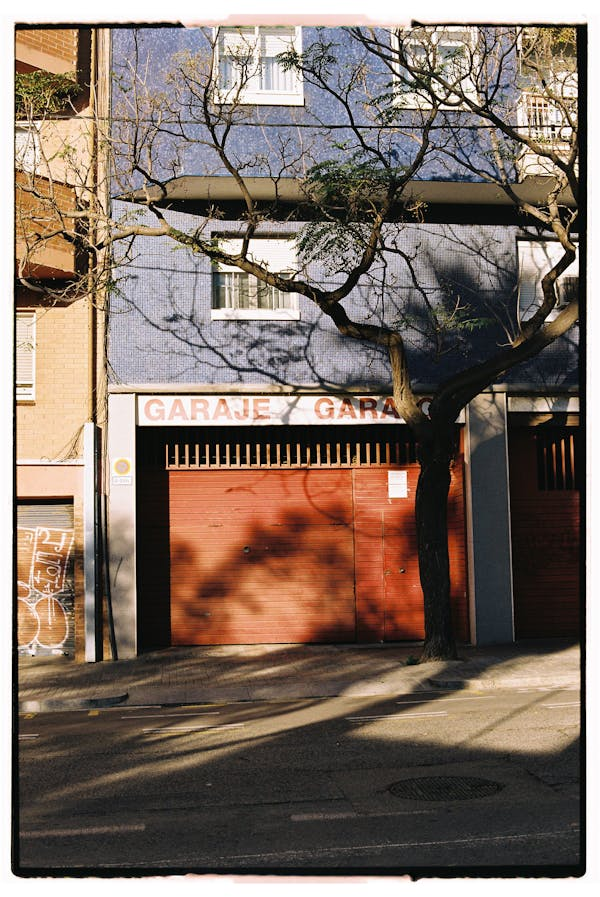
#> input picture images/original_images/garaz.png, 600 x 897 px; its folder holds only this picture in this run
$ python chi_square_test.py
#> lines starting #> are read from the running program, lines starting #| are printed output that depends on the picture
import os
import cv2
import numpy as np
from scipy.stats import chi2_contingency
import matplotlib.pyplot as plt

def perform_chi_square_test(original_image, stego_image, num_bins=256):
    original_hist, bins = np.histogram(original_image.flatten(), bins=256, range=[0, 256])
    stego_hist, _ = np.histogram(stego_image.flatten(), bins=256, range=[0, 256])

    original_hist_corrected = original_hist + 0.5
    stego_hist_corrected = stego_hist + 0.5

    chi2, p, _, _ = chi2_contingency([original_hist_corrected, stego_hist_corrected], correction=False)
    return chi2, p

def plot_difference_histograms(original_image, stego_images, methods, img_name):
    save_dir = os.path.join(images_dir, "chi_square_histograms", img_name)
    os.makedirs(save_dir, exist_ok=True)

    fig, axes = plt.subplots(1, len(methods), figsize=(12, 4))
    if len(methods) == 1:
        axes = [axes]

    for ax, method, stego_image in zip(axes, methods, stego_images):
        diff_image = (original_image.astype(np.int16) - stego_image.astype(np.int16))
        ax.hist(diff_image.flatten(), bins=512, range=[-5, 5], color='r', alpha=0.7)
        ax.set_title(f'Difference Histogram ({method})')
        ax.set_xlabel('Pixel Intensity Difference')
        ax.set_ylabel('Frequency')

    hist_filename = os.path.join(save_dir, f"{img_name}_combined_difference_histograms.png")
    plt.tight_layout()
    plt.savefig(hist_filename)
    plt.close()

def detect_stego_changes_9(original_image, stego_images, methods, img_name):

    for method, stego_image in zip(methods, stego_images):
        chi2_gray, p_gray = perform_chi_square_test(original_image, stego_image)
        stego_detected = "Yes" if p_gray < 0.05 else "No"
        print(f"{img_name:<20}{method:<10}{chi2_gray:<15.5f}{p_gray:<15.5e}{stego_detected}")
    plot_difference_histograms(original_image, stego_images, methods, img_name)
current_dir = os.path.dirname(os.path.abspath(__file__))
images_dir = os.path.abspath(os.path.join(current_dir, "..", "..", "images"))
original_images_dir = os.path.join(images_dir, "original_images")

methods = ['lsb', 'rgba', 'dct']

for img in os.listdir(original_images_dir):
    if img.endswith(('.png', '.jpg', '.jpeg')):
        original_image = cv2.imread(os.path.join(original_images_dir, img), cv2.IMREAD_GRAYSCALE)
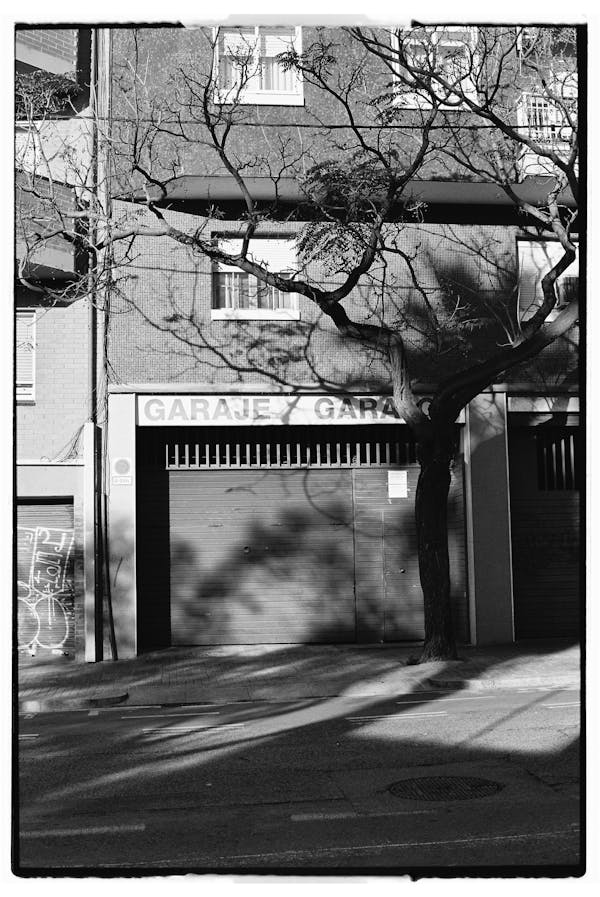
#> original_image: shape (897, 600); min 0, max 255, mean 113.6
        stego_images = []

        for method in methods:
            stego_image_dir = os.path.join(images_dir, f"{method}_images")
            stego_filename = os.path.join(stego_image_dir, img)
            stego_image = cv2.imread(stego_filename, cv2.IMREAD_GRAYSCALE)
            if stego_image is not None:
                stego_images.append(stego_image)
            else:
                print(f"Warning: Could not load stego image for {img} with method {method}.")
                break

        if original_image is not None and len(stego_images) == len(methods):
            detect_stego_changes_9(original_image, stego_images, methods, img.split('.')[0])
#> in plot_difference_histograms, `plt.savefig(hist_filename)`:
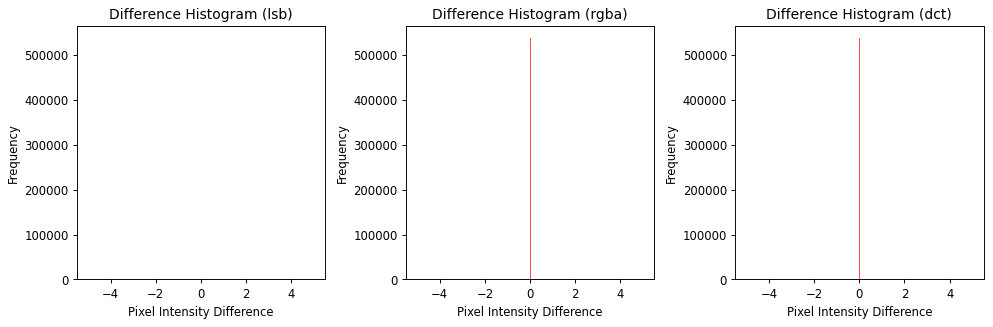
#> figure drawn by matplotlib, 3 panels; panel 1: tallest bar 538200 high, from x = 0 to 0.0195; panel 2: tallest bar 538200 high, from x = 0 to 0.0195; panel 3: tallest bar 538200 high, from x = 0 to 0.0195
        else:
            print(f"Warning: Could not load all image pairs for {img}.")

$ run again, on images/original_images/kapelusz.png
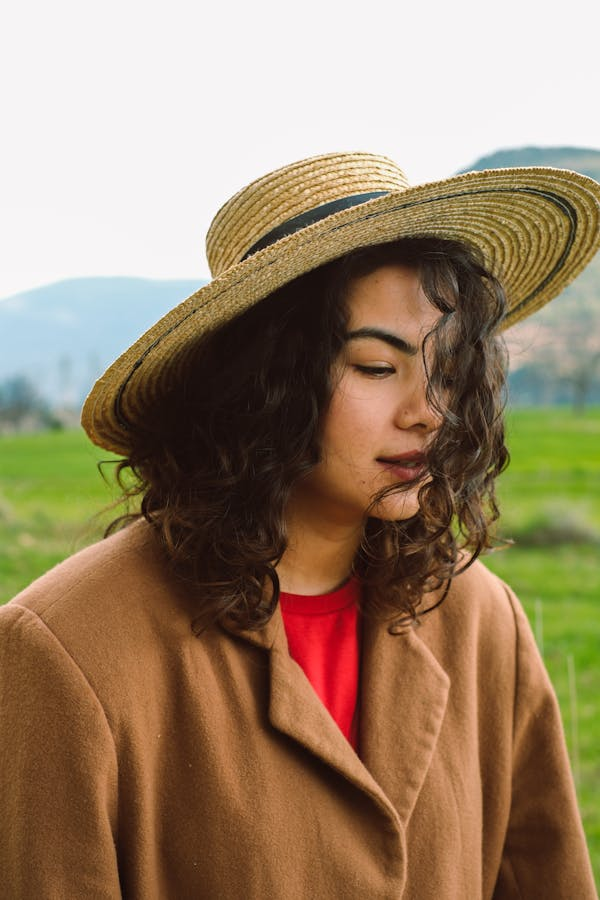
#> input picture images/original_images/kapelusz.png, 600 x 900 px
#> `original_image = cv2.imread(os.path.join(original_images_dir, img), cv..`:
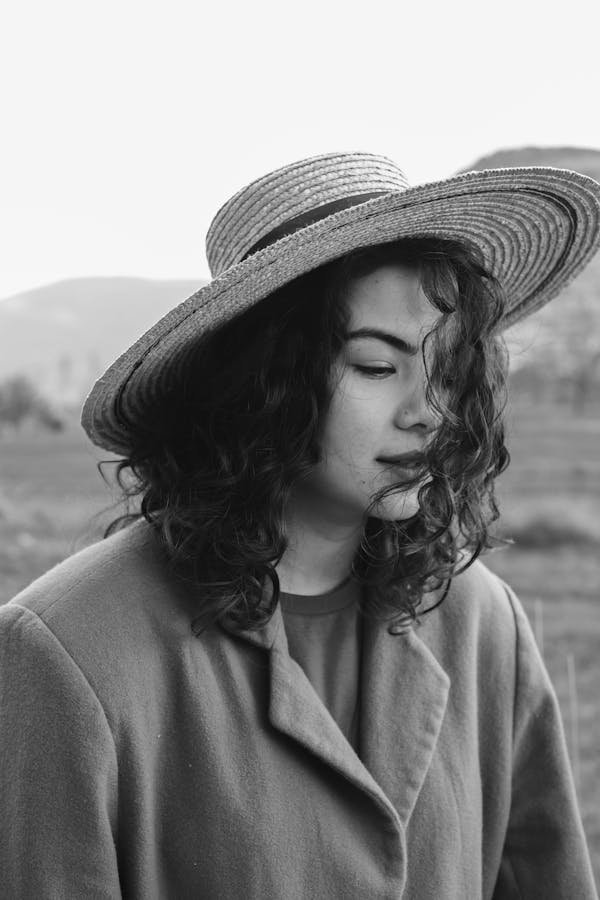
#> original_image: shape (900, 600); min 0, max 255, mean 134.2
#> in plot_difference_histograms, `plt.savefig(hist_filename)`:
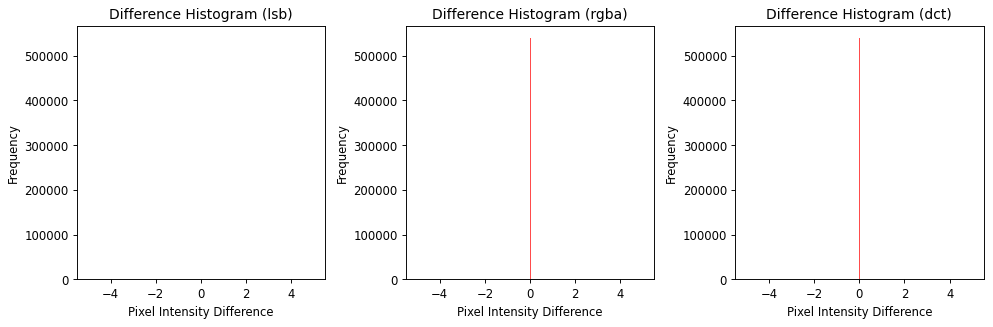
#> figure drawn by matplotlib, 3 panels; panel 1: tallest bar 540000 high, from x = 0 to 0.0195; panel 2: tallest bar 540000 high, from x = 0 to 0.0195; panel 3: tallest bar 540000 high, from x = 0 to 0.0195

$ run again, on images/original_images/man.png
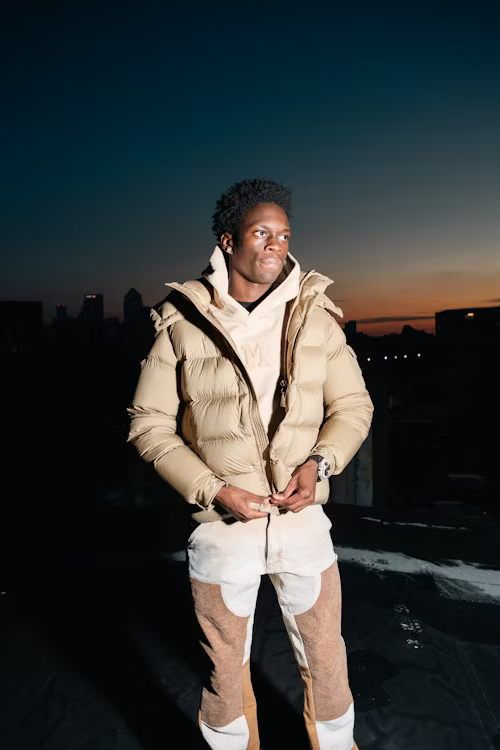
#> input picture images/original_images/man.png, 500 x 750 px
#> `original_image = cv2.imread(os.path.join(original_images_dir, img), cv..`:
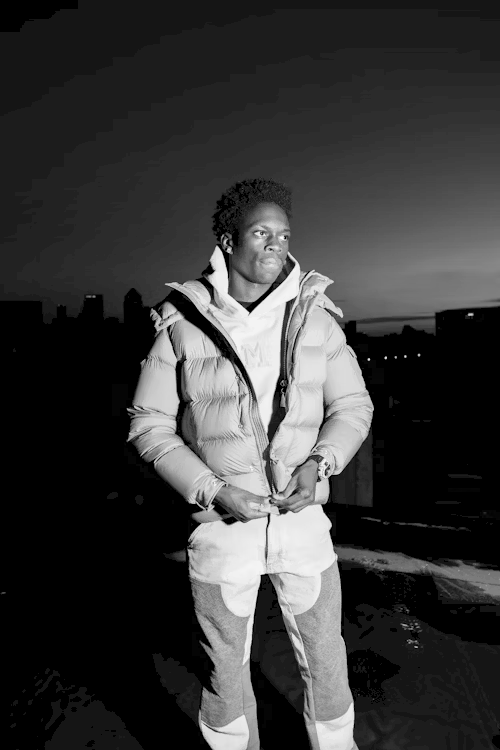
#> original_image: shape (750, 500); min 0, max 252, mean 57.3
#> in plot_difference_histograms, `plt.savefig(hist_filename)`:
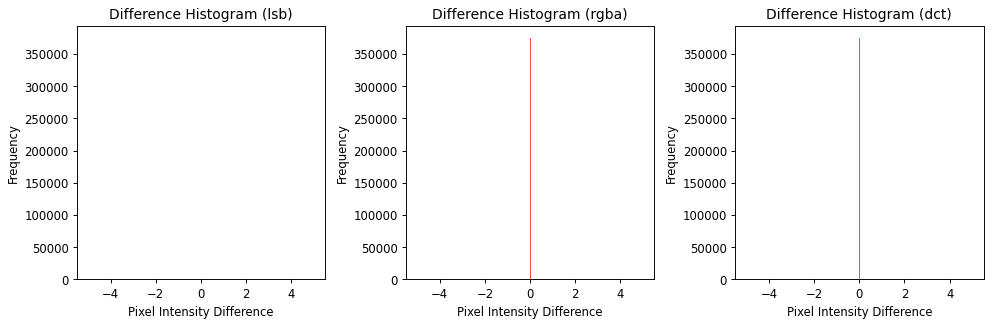
#> figure drawn by matplotlib, 3 panels; panel 1: tallest bar 375000 high, from x = 0 to 0.0195; panel 2: tallest bar 375000 high, from x = 0 to 0.0195; panel 3: tallest bar 375000 high, from x = 0 to 0.0195

$ run again, on images/original_images/neon.png
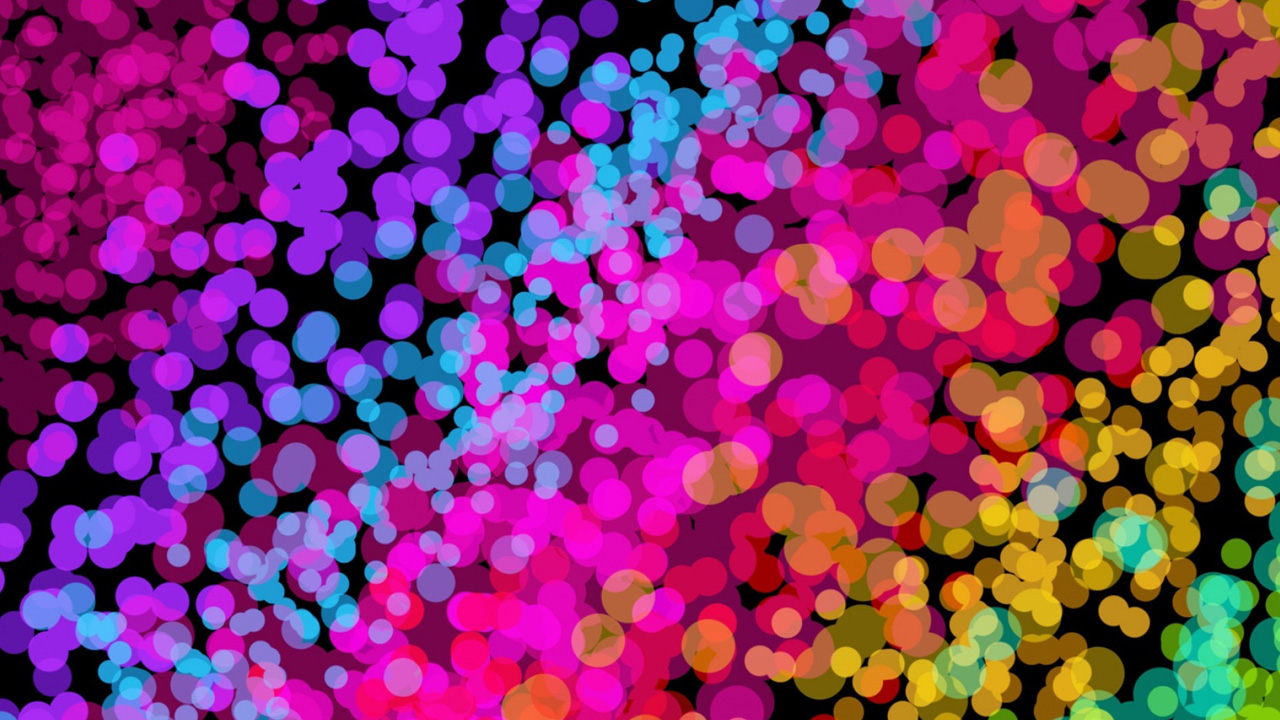
#> input picture images/original_images/neon.png, 1280 x 720 px
#> `original_image = cv2.imread(os.path.join(original_images_dir, img), cv..`:
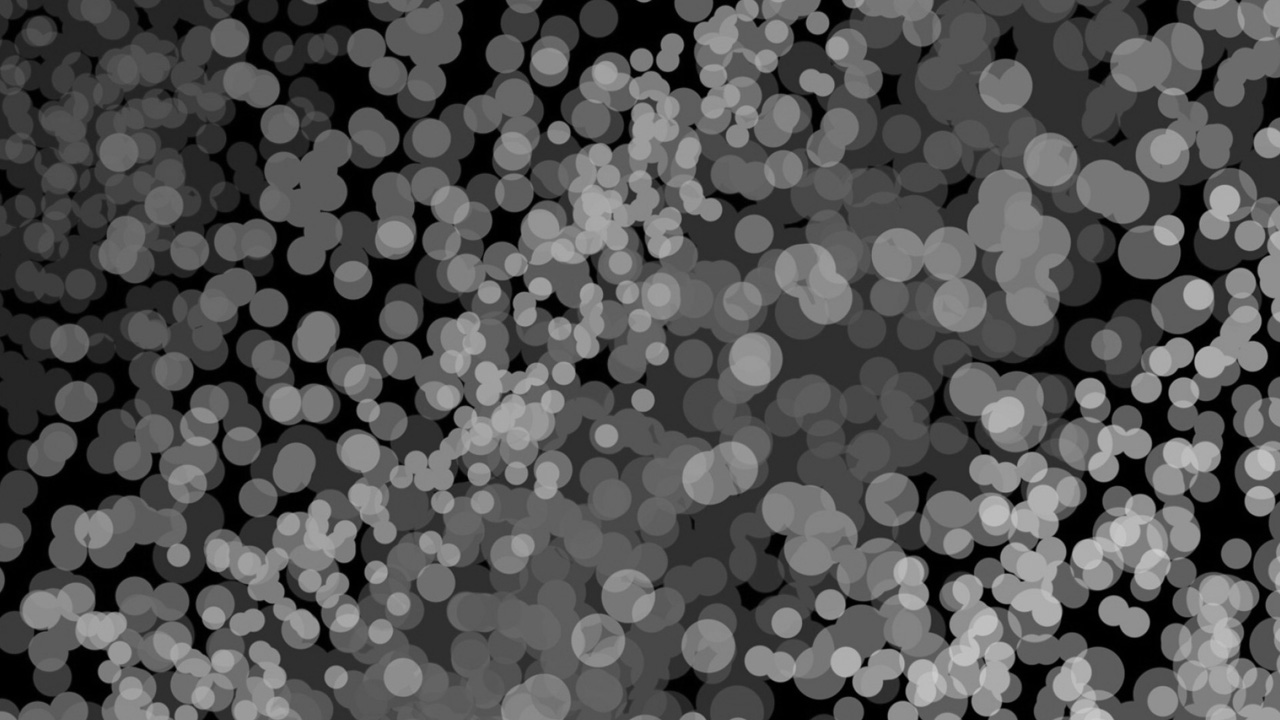
#> original_image: shape (720, 1280); min 0, max 205, mean 81.6
#> in plot_difference_histograms, `plt.savefig(hist_filename)`:
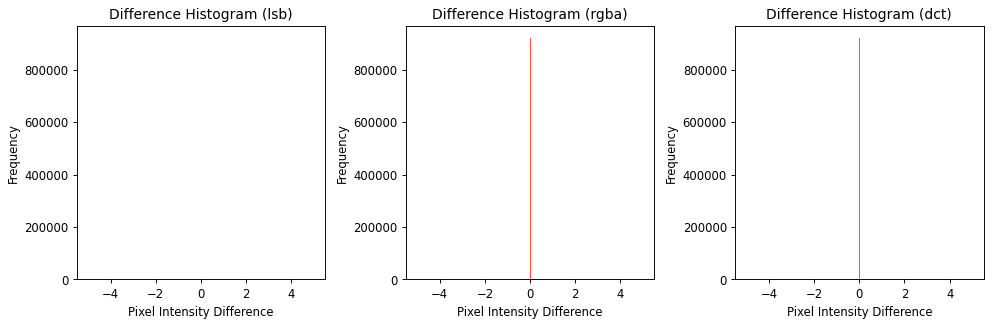
#> figure drawn by matplotlib, 3 panels; panel 1: tallest bar 921600 high, from x = 0 to 0.0195; panel 2: tallest bar 921600 high, from x = 0 to 0.0195; panel 3: tallest bar 921600 high, from x = 0 to 0.0195
